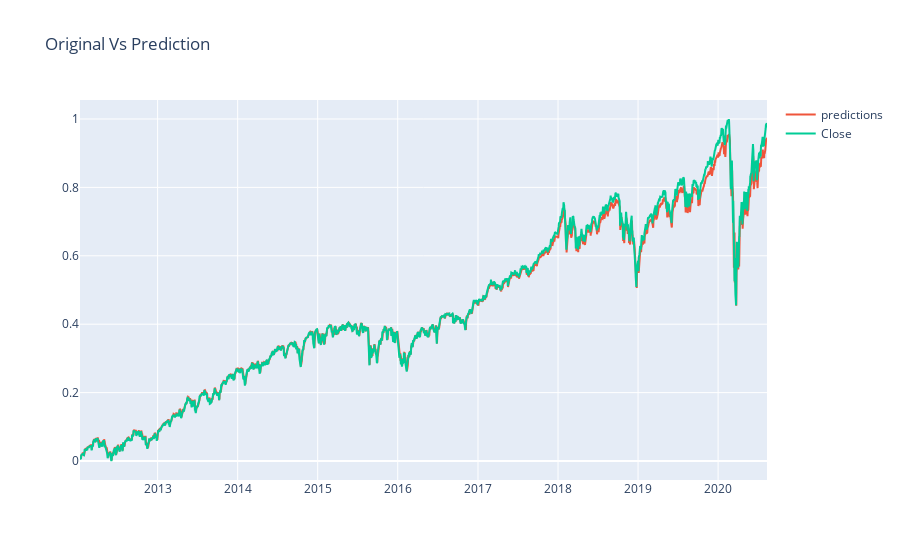

Notebook code cell kept with this figure:
### Code cell
# Plot the data
interactive_plot(df_predicted, "Original Vs Prediction")

### Figure 1 — Plotly figure (JSON) as saved in the notebook; plotly's stock layout.template omitted (floating-point values rounded to 4 significant figures; data arrays with more than 128 entries replaced by an {"elided": "..."} marker saying what was removed)
{"data": [{"hovertemplate": "<extra></extra>", "legendgroup": "", "line": {"color": "#636efa", "dash": "solid"}, "marker": {"symbol": "circle"}, "mode": "lines", "name": "", "orientation": "v", "showlegend": false, "type": "scatter", "xaxis": "x", "yaxis": "y"}, {"name": "predictions", "type": "scatter", "x": {"elided": "2158 str values"}, "y": {"elided": "2158 float values"}}, {"name": "Close", "type": "scatter", "x": {"elided": "2158 str values"}, "y": {"elided": "2158 float values"}}], "layout": {"legend": {"tracegroupgap": 0}, "title": {"text": "Original Vs Prediction"}, "xaxis": {"anchor": "y", "domain": [0, 1]}, "yaxis": {"anchor": "x", "domain": [0, 1]}}}
